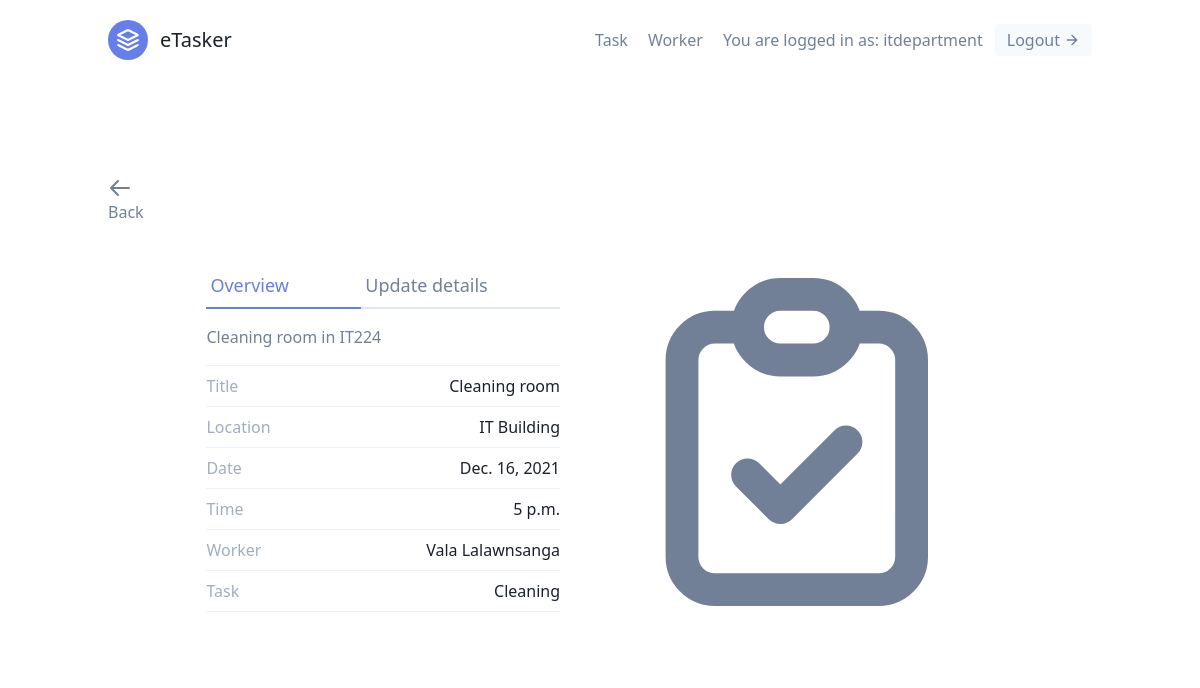
Page /tasks/4/ (signed in) on the committed database.
### tasks/models.py (models this page shows, shortened)
class User(AbstractUser):
    is_supervisor = models.BooleanField(default=False)
    is_worker = models.BooleanField(default=True)

class Task(models.Model):
    LOCATION_CHOICES = (
        ('Elizah Hall', 'Elizah Hall'),
        ('Solomon Hall', 'Solomon Hall'),
        ('Eve Hall', 'Eve Hall'),
        ('Sarah Hall', 'Sarah Hall'),
        ('Esther Hall', 'Esther Hall'),
        ('Ruth Hall', 'Ruth Hall'),
        ('Guest House', 'Guest House'),
        ('Library', 'Library'),
        ('Cafeteria', 'Cafeteria'),
        ('IT Building', 'IT Building'),
        ('Admin Building', 'Admin Building'),
        ('Science Building', 'Science Building'),
        ('Hope Channel', 'Hope Channel'),
        ('Church', 'Church'),
        ('Other', 'Other'),
        )
    Task_CHOICES = (
        ('Assistant', 'Assistant'),
        ('Cleaning', 'Cleaning'),
        ('Church Service', 'Church Service'),
        ('Monitor', 'Monitor'),
        ('Tutoring', 'Tutoring'),
        ('Supervising', 'Supervising'),
        ('Other', 'Other'),
    )
    date_added = models.DateTimeField(auto_now_add=True)
    title = models.CharField(max_length=100)
    time = models.TimeField(auto_now=False, auto_now_add=False)
    on_date = models.DateField(null=True)
    location = models.CharField(choices=LOCATION_CHOICES, max_length=100)
    task = models.CharField(choices=Task_CHOICES, max_length=50, null=True, blank=True)
    description = models.TextField(null=True, blank=True)
    department = models.ForeignKey(UserProfile, on_delete=models.CASCADE)
    worker = models.ForeignKey('Worker', null=True, blank=True, on_delete=models.SET_NULL)

class Worker(models.Model):
    user = models.OneToOneField(User, on_delete=CASCADE)
    department = models.ForeignKey(UserProfile, on_delete=models.CASCADE)
    def __str__(self):
        return f'{self.user.first_name} {self.user.last_name}'

### tasks/views.py (the view)
# urls.py: path('<int:pk>/', TaskDetailView.as_view(), name='task-detail'),
class TaskDetailView(LoginRequiredMixin, DetailView):
    template_name = 'tasks/task_detail.html'
    context_object_name = 'task'
    def get_queryset(self):
        user = self.request.user
        if user.is_supervisor:
            queryset = Task.objects.filter(department=user.userprofile)
        else:
            queryset = Task.objects.filter(department=user.worker.department)
            queryset = queryset.filter(worker__user=user)
        return queryset

### tasks/templates/tasks/task_detail.html (shortened to what this page needs)
{% extends 'base.html' %} {% block content %}
<section class="text-gray-600 body-font overflow-hidden">
  <div class="container px-5 py-24 mx-auto">
    <a class='hover:text-blue-500' href="{% url 'tasks:task-list' %}">
      <svg xmlns="http://www.w3.org/2000/svg" class="h-6 w-6" fill="none" viewBox="0 0 24 24" stroke="currentColor">
        <path stroke-linecap="round" stroke-linejoin="round" stroke-width="2" d="M10 19l-7-7m0 0l7-7m-7 7h18" />
      </svg>
      Back</a>
    <div class="lg:w-4/5 mx-auto flex flex-wrap">
      <div class="lg:w-1/2 w-full lg:pr-10 lg:py-6 mb-6 lg:mb-0">
        <div class="flex mb-4">
        <a href="{% url 'tasks:task-detail' task.pk %}" class="flex-grow text-indigo-500 border-b-2 border-indigo-500 py-2 text-lg px-1">Overview</a>
        <a href="{% url 'tasks:task-update' task.pk %}" class="flex-grow border-b-2 border-gray-300 py-2 text-lg px-1">Update details</a>
        </div>
        <p class="tasking-relaxed mb-4">{{ task.description }}</p>
        <div class="flex border-t border-gray-200 py-2">
          <span class="text-gray-500">Title</span>
          <span class="ml-auto text-gray-900">{{ task.title }}</span>
        </div>
        <div class="flex border-t border-gray-200 py-2">
          <span class="text-gray-500">Location</span>
          <span class="ml-auto text-gray-900">{{ task.location }}</span>
        </div>
        <div class="flex border-t border-gray-200 py-2">
          <span class="text-gray-500">Date</span>
          <span class="ml-auto text-gray-900">{{ task.on_date }}</span>
        </div>
        <div class="flex border-t border-gray-200 py-2">
          <span class="text-gray-500">Time</span>
          <span class="ml-auto text-gray-900">{{ task.time }}</span>
        </div>
        <div class="flex border-t border-gray-200 py-2">
          <span class="text-gray-500">Worker</span>
          <span class="ml-auto text-gray-900">{{ task.worker }}</span>
        </div>
        <div class="flex border-t border-b mb-6 border-gray-200 py-2">
          <span class="text-gray-500">Task</span>
          <span class="ml-auto text-gray-900">{{ task.task }}</span>
        </div>
      </div>
      {% load static %}
    </div>
  </div>
</section>
{% endblock content %}

### templates/navbar.html (shortened to what this page needs)
<header class="text-gray-600 body-font">
    <div class="container mx-auto flex flex-wrap p-5 flex-col md:flex-row items-center">
      <a class="flex title-font font-medium items-center text-gray-900 mb-4 md:mb-0">
        <svg xmlns="http://www.w3.org/2000/svg" fill="none" stroke="currentColor" stroke-linecap="round" stroke-linejoin="round" stroke-width="2" class="w-10 h-10 text-white p-2 bg-indigo-500 rounded-full" viewBox="0 0 24 24">
          <path d="M12 2L2 7l10 5 10-5-10-5zM2 17l10 5 10-5M2 12l10 5 10-5"></path>
        </svg>
        <span class="ml-3 text-xl">eTasker</span>
      </a>
      <nav class="md:ml-auto flex flex-wrap items-center text-base justify-center">
        {% if not request.user.is_authenticated %}
        <a href="{% url 'signup' %}" class="mr-5 hover:text-gray-900">
          Sign up</a>
        {% else %}{% if request.user.is_supervisor %}
        <a href="{% url 'tasks:task-list' %}" class="mr-5 hover:text-gray-900">Task</a>
         <a href="{% url 'workers:worker-list' %}" class="mr-5 hover:text-gray-900">Worker</a>
        {% endif %}
        {% endif %}
      </nav>
      {% if request.user.is_authenticated %}
       You are logged in as: {{ request.user.username }}
       <a href="{% url 'logout' %}?next=/ " class="ml-3 inline-flex items-center bg-gray-100 border-0 py-1 px-3 focus:outline-none hover:bg-gray-200 rounded text-base mt-4 md:mt-0">
         Logout
        <svg fill="none" stroke="currentColor" stroke-linecap="round" stroke-linejoin="round" stroke-width="2" class="w-4 h-4 ml-1" viewBox="0 0 24 24">
          <path d="M5 12h14M12 5l7 7-7 7"></path>
        </svg>
        </a>
      {% endif %}
    </div>
  </header>

### rows in the picture
User: user.username "itdepartment"
Task: description "Cleaning room in IT224", title "Cleaning room", location "IT Building", on_date "Dec. 16, 2021", time "5 p.m.", worker "Vala Lalawnsanga", task "Cleaning"
